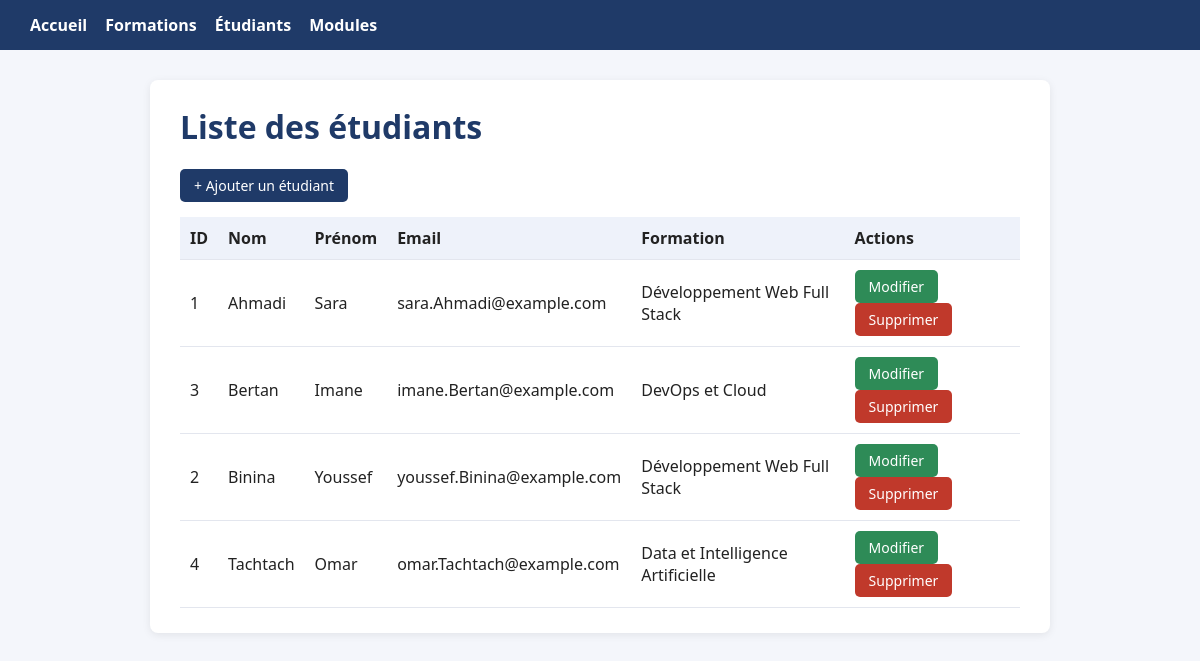
Page /etudiants/index.php on the committed database.
### tables this page shows
CREATE TABLE etudiants (
    id_etudiant  INT AUTO_INCREMENT PRIMARY KEY,
    nom          VARCHAR(60)  NOT NULL,
    prenom       VARCHAR(60)  NOT NULL,
    email        VARCHAR(120) NOT NULL UNIQUE,
    id_formation INT NOT NULL,
    CONSTRAINT fk_etudiant_formation FOREIGN KEY (id_formation)
        REFERENCES formations(id_formation)
        ON DELETE RESTRICT ON UPDATE CASCADE
);

CREATE TABLE formations (
    id_formation INT AUTO_INCREMENT PRIMARY KEY,
    titre        VARCHAR(100) NOT NULL,
    duree_mois   INT NOT NULL,
    description  TEXT
);

### database/connexion.php (called while the page is built, shortened)
<?php
function h($valeur)
{
    return htmlspecialchars((string) $valeur, ENT_QUOTES, 'UTF-8');
}

### etudiants/index.php (the view, shortened to what this page needs)
<?php require_once '../database/connexion.php'; ?>
<!DOCTYPE html>
<html lang="fr"><head><meta charset="UTF-8"><title>Étudiants</title>
<link rel="stylesheet" href="../assets/css/style.css"></head>
<body>
<header><a href="../index.php">Accueil</a><a href="../formations/index.php">Formations</a><a href="../etudiants/index.php">Étudiants</a><a href="../modules/index.php">Modules</a></header>
<main>
<h1>Liste des étudiants</h1>
<a class="btn" href="create.php">+ Ajouter un étudiant</a>
<?php
$etudiants = $pdo->query("
    SELECT e.id_etudiant, e.nom, e.prenom, e.email, f.titre AS formation
    FROM etudiants e
    INNER JOIN formations f ON e.id_formation = f.id_formation
    ORDER BY e.nom, e.prenom
")->fetchAll(PDO::FETCH_ASSOC);
?>
<table>
<tr><th>ID</th><th>Nom</th><th>Prénom</th><th>Email</th><th>Formation</th><th>Actions</th></tr>
<?php foreach ($etudiants as $e): ?>
<tr>
  <td><?= $e['id_etudiant'] ?></td>
  <td><?= h($e['nom']) ?></td>
  <td><?= h($e['prenom']) ?></td>
  <td><?= h($e['email']) ?></td>
  <td><?= h($e['formation']) ?></td>
  <td>
    <a class="btn btn-edit" href="edit.php?id=<?= $e['id_etudiant'] ?>">Modifier</a>
    <a class="btn btn-del" href="delete.php?id=<?= $e['id_etudiant'] ?>" onclick="return confirm('Supprimer cet étudiant ?')">Supprimer</a>
  </td>
</tr>
<?php endforeach; ?>
</table>
</main></body></html>

### assets/css/style.css (style rules this page uses)
* { box-sizing:border-box }
body { font-family:Segoe UI,Arial,sans-serif;background:#f4f6fb;margin:0;color:#222 }
header { background:#1f3a68;color:#fff;padding:14px 30px }
header a { color:#fff;text-decoration:none;margin-right:18px;font-weight:600 }
main { max-width:900px;margin:30px auto;background:#fff;padding:25px 30px;border-radius:8px;box-shadow:0 2px 8px rgba(0,0,0,.08) }
h1 { margin-top:0;color:#1f3a68 }
table { width:100%;border-collapse:collapse;margin-top:15px }
th,td { padding:10px;border-bottom:1px solid #e3e6ee;text-align:left }
th { background:#eef2fa }
.btn { display:inline-block;padding:7px 14px;border-radius:5px;background:#1f3a68;color:#fff;text-decoration:none;border:0;cursor:pointer;font-size:14px }
.btn-edit { background:#2e8b57 }
.btn-del { background:#c0392b }

### rows in the picture
etudiants: id_etudiant "1", nom "Ahmadi", prenom "Sara", email "sara.Ahmadi@example.com", id_formation.titre "Développement Web Full Stack"
etudiants: id_etudiant "3", nom "Bertan", prenom "Imane", email "imane.Bertan@example.com", id_formation.titre "DevOps et Cloud"
etudiants: id_etudiant "2", nom "Binina", prenom "Youssef", email "youssef.Binina@example.com", id_formation.titre "Développement Web Full Stack"
etudiants: id_etudiant "4", nom "Tachtach", prenom "Omar", email "omar.Tachtach@example.com", id_formation.titre "Data et Intelligence Artificielle"
